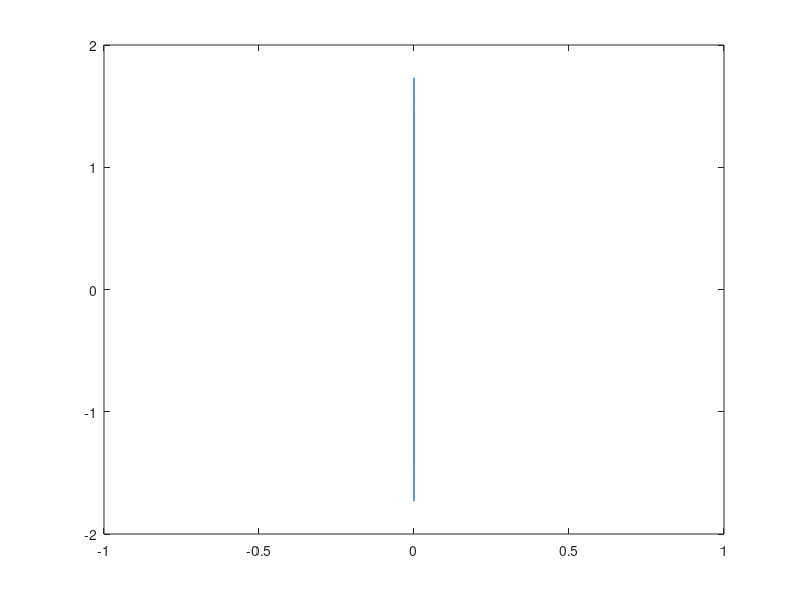
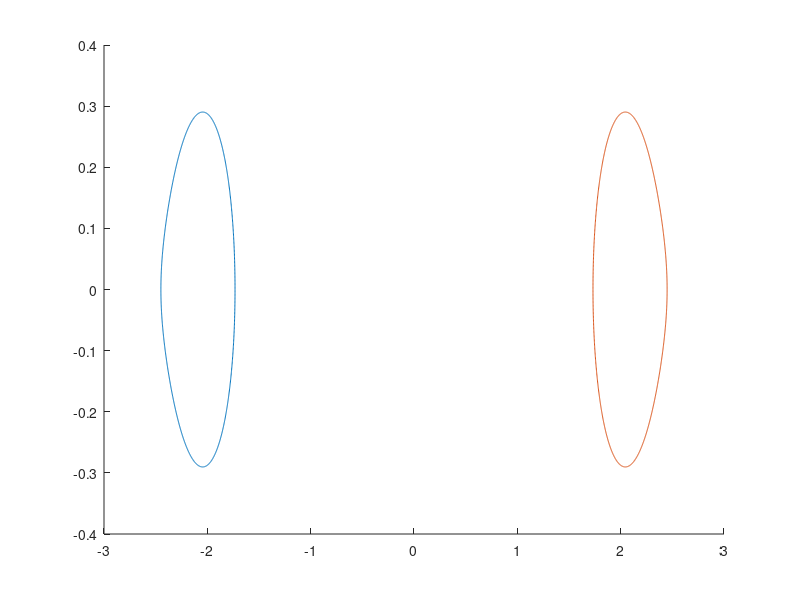

Here is the MATLAB script that generated these plots, in order:
clear
clc
N = 1000

theta = (2*pi/N) .* (0:N);

plot( 3*1i*sin(theta) ./ ( 2 + cos(theta) ) )
z = @(z) (4.*z)/(6-2.*z) - .5*sqrt( ( (16.*z.^2) ./ (9- 6.*z + z.^2) )  + 4 ) 
p = @(z) -1 - 1.5.*z + sqrt(1 + z + (9/4).*z.^2);

x = -1.5:0.1:.5
[x', real(z(x))']
[x', p(x)']

figure(2)
hold on  
plot( -2.*sqrt( 1- (exp(1i.*theta) ) ./ ( 3 + exp(-1i.*theta)) ) )
plot( 2.*sqrt( 1- (exp(1i.*theta) ) ./ ( 3 + exp(-1i.*theta)) ) )